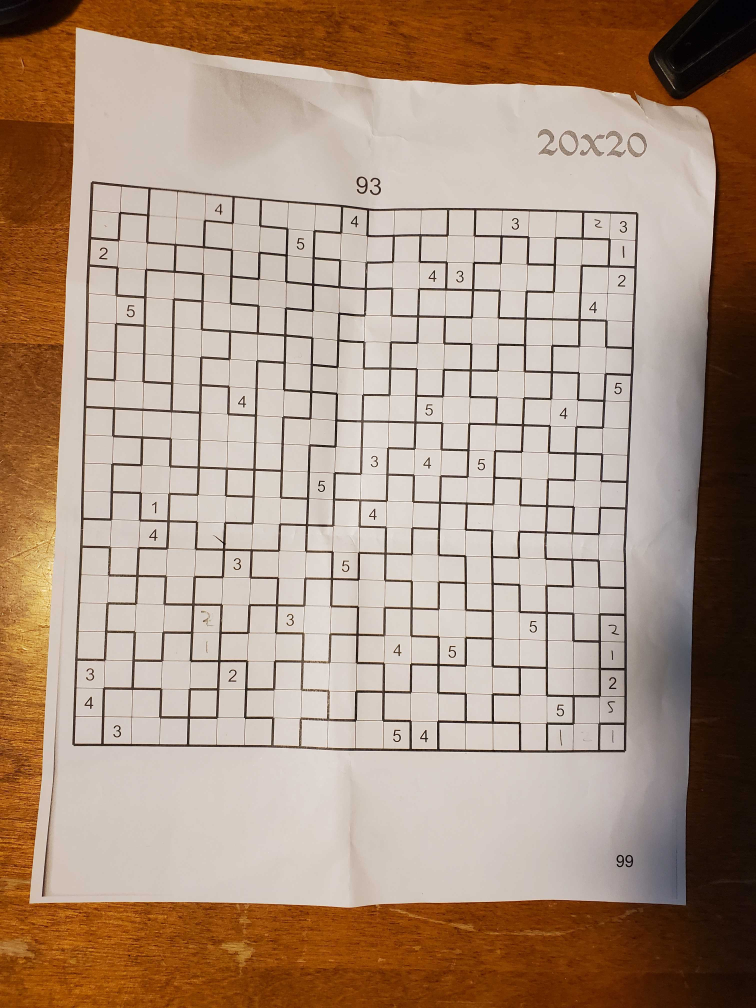
#> input picture images/p0.jpg, 3024 x 4032 px, given in place of p6.jpg, which was not available (shown at 1/4 size)
$ python processor.py
#> lines starting #> are read from the running program, lines starting #| are printed output that depends on the picture; after the words box and inside, x2 and y2 are one past the last pixel; in counts of white or black regions, pixels touching at a corner belong together; pictures that were not available may be replaced by others from this repository, and a replacement may not be noted
import cv2
import numpy as np
import os

PAD = 10
FILENAME = "p6"


def extract_corners(img):
    contours, hierarchy = cv2.findContours(img,cv2.RETR_TREE,cv2.CHAIN_APPROX_SIMPLE)
    # before


    biggest = None
    max_a = 0
    cutoff = 20000
    # biggest contour function taken from https://www.youtube.com/watch?v=qOXDoYUgNlU&t=1440s
    for cnt in contours:
        a = cv2.contourArea(cnt)

        if a > cutoff:
            print(a)
            perimeter = cv2.arcLength(cnt, True) #true being the closed param? I guess?
            approx = cv2.approxPolyDP(cnt, 0.1*perimeter, True)
            if a > max_a and len(approx) == 4:
                biggest = approx
                max_a = a
    return(biggest)

def suguru_from_image(source_file):
    """
    source_file : string name of img file from cwd (normally images/{imgname}.{img_format})
    """
#> called with source_file = 'images/p6.jpg'
    path = os.path.join(os.getcwd(), source_file)
    img = cv2.imread(path, 0)
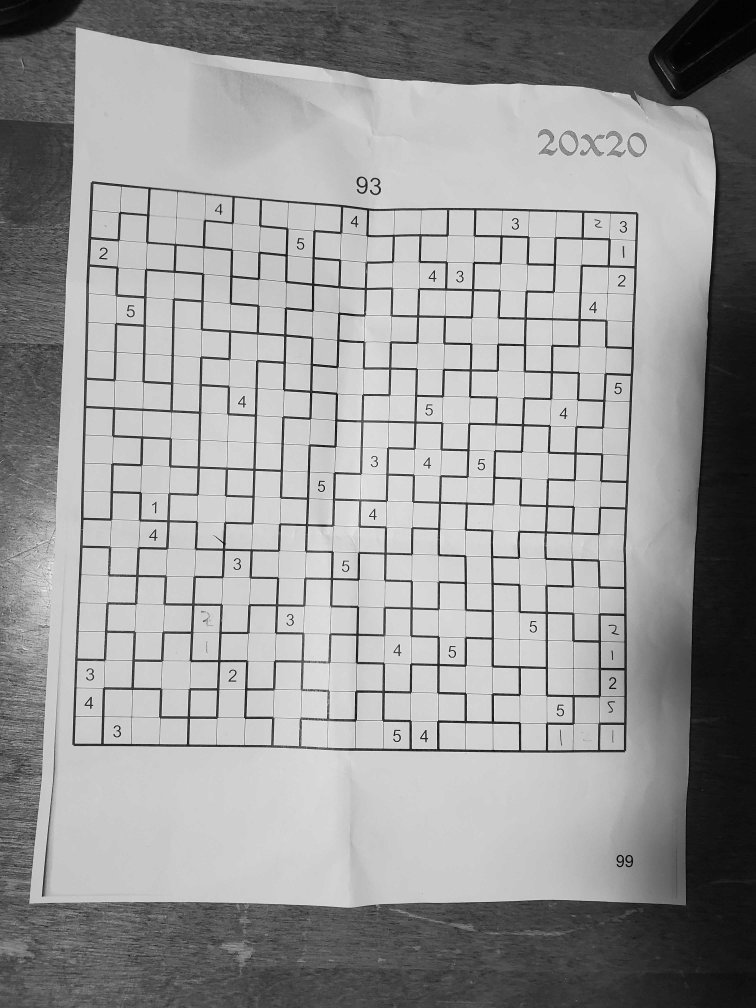
#> img: shape (4032, 3024) (shown at 1/4 size); min 0, max 255, mean 152.3


    img = cv2.resize(img, (400, 450))
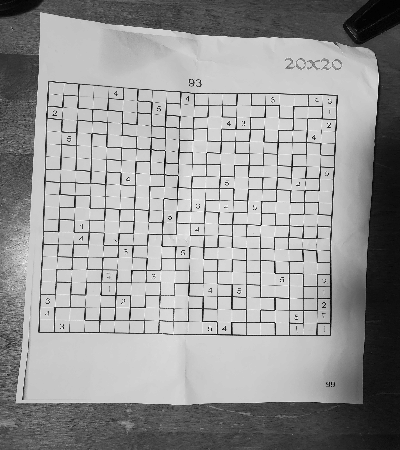
#> img: shape (450, 400); min 0, max 253, mean 152.2

    # this next section records the four corner of the image (automatically)
    # thresholds the image ; we need an image of size approx 300:500 (arbitrary, may be made better)
    _, bin = cv2.threshold(img, 127, 255, cv2.THRESH_BINARY)
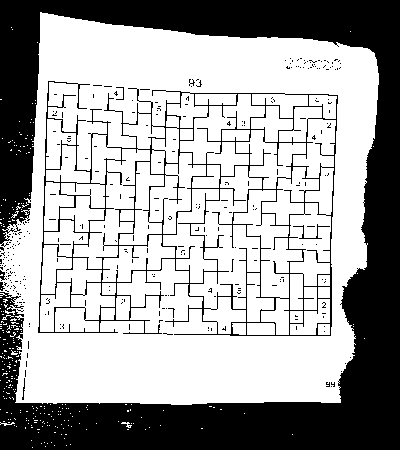
#> bin: shape (450, 400); 65% white; 304 black regions (297 under 20 px), largest, box (x1, y1, x2, y2) and area: (0, 0, 400, 450) 54003, (38, 81, 338, 336) 7832, (293, 224, 330, 239) 78
    # shows the image used
    bin = cv2.bitwise_not(bin)
#> bin: shape (450, 400); 35% white; 304 white regions (297 under 20 px)
    cv2.imshow("unprocessed image", bin)
    cv2.waitKey()

    points = extract_corners(bin)
#> in extract_corners, `contours, hierarchy = cv2.findContours(img,cv2.RETR_TREE,cv2.CHAIN_APP..`: contours = 688 contours, 627 with area under 20; largest, box (x1, y1, x2, y2) and area: (38, 81, 338, 336) 59531, (0, 0, 400, 450) 53058, (188, 165, 263, 310) 5909, (72, 148, 151, 270) 3566, (232, 189, 304, 299) 3384
#> the loop in extract_corners, `for cnt in contours:` made 688 passes
#> (a, perimeter, approx) on passes 132, 359: (59531, 2835.9, [[48, 81], [330, 335]]), (53058.5, 3475.2, [[0, 0], [399, 449]])
#> (cnt, a) on passes 1, 5, 6, 7, 8, 9: ([[331, 386]], 0), ([[341, 371]], 0), ([[25, 370], [25, 376]], 0), ([[345, 363]], 0), ([[26, 361], [26, 366]], 0), ([[350, 357]], 0)
#| 59531.0
#| 53058.5
#> after the loop in extract_corners, `for cnt in contours:`: max_a = 0
    print(points)
#| None
    print("extracted")

    rows, cols = bin.shape
#> rows = 450; cols = 400
    print("number of rows and collumns ; ", rows, cols)
#| number of rows and collumns ;  450 400
    # this section warps the image to that the grid is square (sides should be parallel)
    # taken from https://opencv24-python-tutorials.readthedocs.io/en/latest/py_tutorials/py_imgproc/py_geometric_transformations/py_geometric_transformations.html#geometric-transformations
    # pretty much directly (there's not many ways to get the same thing...)
    pts1 = np.float32(points)
#> pts1 = nan
    pts2 = np.float32([[PAD, PAD],[PAD, cols-PAD], [cols-PAD, cols-PAD], [cols-PAD, PAD]])
    print(pts1, pts2)
#| nan [[ 10.  10.]
#|  [ 10. 390.]
#|  [390. 390.]
#|  [390.  10.]]
#> (the run stopped early here; a loop or call above may not have finished)

$ run again, on images/p6.jpg
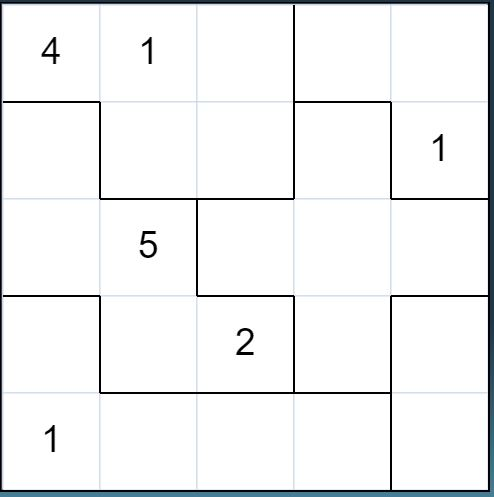
#> input picture images/p6.jpg, 494 x 497 px
#> in suguru_from_image, `_, bin = cv2.threshold(img, 127, 255, cv2.THRESH_BINARY)`:
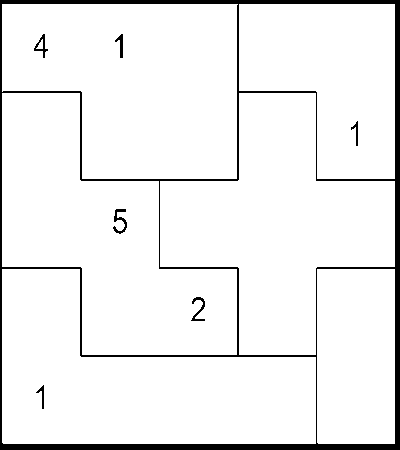
#> bin: shape (450, 400); 94.1% white; 7 black regions, largest, box (x1, y1, x2, y2) and area: (0, 0, 400, 450) 10027, (113, 209, 127, 234) 138, (191, 297, 205, 321) 115
#> contours = 14 contours; largest, box (x1, y1, x2, y2) and area: (0, 0, 400, 450) 179151, (1, 268, 317, 445) 34668, (1, 3, 239, 180) 34497, (1, 92, 238, 356) 34346, (159, 92, 396, 356) 34258
#> the loop in extract_corners, `for cnt in contours:` made 14 passes
#> (a, perimeter, biggest, max_a) on pass 1: (179151, 1696, [[0, 0], [0, 449], [399, 449], [399, 0]], 179151)
#> (printed output is left out)
#> after the loop in extract_corners, `for cnt in contours:`: max_a = 179151
#> points = [[0, 0], [0, 449], [399, 449], [399, 0]]
#| [[[  0   0]]
#|  [[  0 449]]
#|  [[399 449]]
#|  [[399   0]]]
#| number of rows and collumns ;  450 400
#| [[[  0.   0.]]
#|  [[  0. 449.]]
#|  [[399. 449.]]
#|  [[399.   0.]]] [[ 10.  10.]
#|  [ 10. 390.]
#|  [390. 390.]
#> (further printed lines are left out)
#> M = [[0.952, 0, 10], [0, 0.846, 10], [0, 0, 1]]
#> after the loop in suguru_from_image, `for i in range(num_sqr):`: tight_cases = 9 items
#> the loop in suguru_from_image, `for i in range(num_sqr):` made 3 passes
#> pass 2, in suguru_from_image, `cv2.imshow("case_loose", case_loose)`:
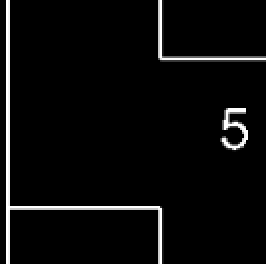
#> window 'case_loose': shape (132, 133) (shown 2 times larger); min 0, max 255, mean 10.1
